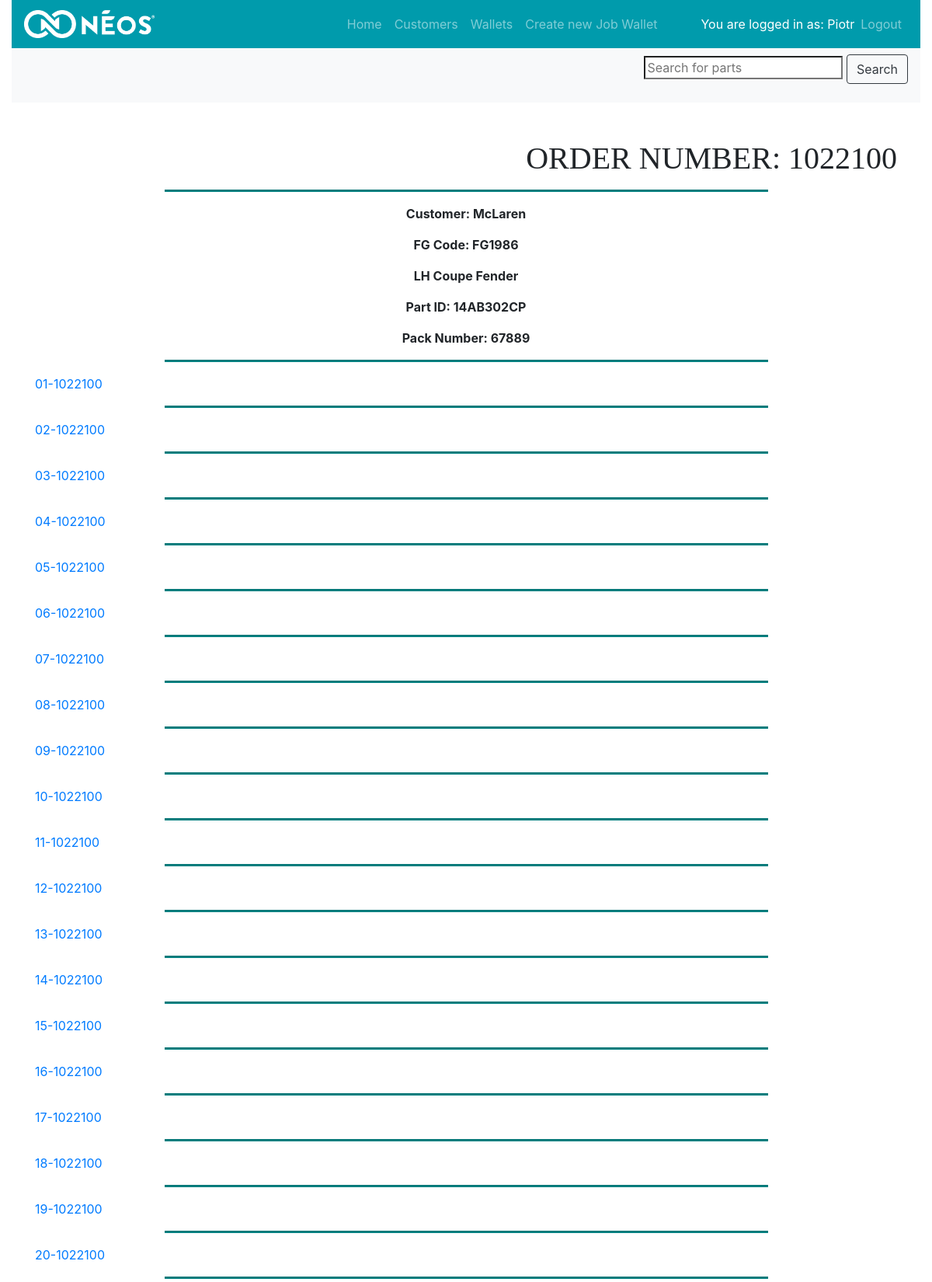
/records/wallet/1 (signed in, upper part), run on the app's committed database.
### records/models.py (models this page shows, shortened)
class Wallet(models.Model):
    order_number = models.CharField(max_length=7)
    order_quantity = models.IntegerField(verbose_name='quantity', default=0)
    customer_name = models.ForeignKey(Customer, related_name='wallets', on_delete=models.CASCADE, null=True)
    part_FG = models.ForeignKey(Part, related_name='part_fgs', on_delete=models.CASCADE, null=True)
    part_id = models.CharField(max_length=120, default='')
    pack_number = models.CharField(max_length=10)
    traceability_required = models.BooleanField(default=True)

class Customer(models.Model):
    CUSTOMERS = (
        ('McLaren', 'McLaren'),
        ('Ferrari', 'Ferrari'),
        ('Morgan', 'Morgan'),
        ('Maserati', 'Maserati'),
    )
    customer = models.CharField(max_length=120, choices=CUSTOMERS, default='Customer')
    def __str__(self):
        return self.customer

class Part(models.Model):
    customer = models.ForeignKey(Customer, on_delete=models.CASCADE, null=True)
    FGcode = models.CharField(max_length=10)
    class Meta:
        ordering = ['FGcode']
    def description(self):
        description_text = [fg[0] for fg in PART_DESCRIPTION if fg[1] == str(self.FGcode)]
        return description_text[0]
    def __str__(self):
        return self.FGcode

class PartInstance(models.Model):
    job_wallet = models.ForeignKey('Wallet', related_name='wallet_parts', on_delete=models.CASCADE, null=True)
    part_origin = models.ForeignKey(Part, related_name='parts', on_delete=models.CASCADE, null=True)
    serial_number = models.CharField(max_length=11)
    class Meta:
        ordering = ['serial_number']
    def get_absolute_url(self):
        return reverse('partinstance-detail', args=[str(self.id)])

### records/views.py (the view)
# urls.py: path('wallet/<int:pk>', views.WalletDetailView.as_view(), name='wallet-detail'),
@method_decorator(decorators, name='dispatch')
class WalletDetailView(LoginRequiredMixin, generic.DetailView):
    model = Wallet

### records/templates/records/wallet_detail.html (shortened to what this page needs)
{% extends "base_generic.html" %}
{% block content %}
<div class="container">
  <h1 style="text-align:right; font-family:Arial-Black" >ORDER NUMBER:  {{ wallet.order_number }} </h1>
  <hr>
<p><strong>Customer: {{ wallet.customer_name}}</strong></p>
<p><strong>FG Code: {{ wallet.part_FG}}</strong></p>
<p><strong>{{ wallet.part_FG.description}}</strong></p>
<p><strong>Part ID: {{ wallet.part_id}}</strong></p>
<p><strong>Pack Number: {{ wallet.pack_number}}</strong></p>
{% if wallet.wallet_parts.all %}
{% for part in wallet.wallet_parts.all %}
 <hr>
    <p class="p-serials"><a href="{{ part.get_absolute_url }}">{{ part.serial_number }}</a></p>
{% endfor %}
{% endif %}
{% endblock %}

### records/templates/base_generic.html (shortened to what this page needs)
<!DOCTYPE html>
<html lang="en">
<head>
  <link rel="stylesheet" href="https://cdn.jsdelivr.net/npm/bootstrap@4.5.3/dist/css/bootstrap.min.css">
  {% load static %}
  <link rel="stylesheet" href="{% static 'css/styles.css' %}" type="text/css">
</head>
<body>
  <div class="container-fluid">
          {% block navbar %}
        <nav class="navbar navbar-expand navbar-dark" style="background-color: #009bac">
          <a class="navbar-brand" href="">
              <img src="{% static 'images/NEOS-WHITE-1.png' %}" alt="..." height="36">
          </a>
        <ul class="navbar-nav ml-auto">
            {% if request.user.is_authenticated %}
          <li class="nav-item"><a class="nav-link" href="{% url 'index' %}">Home</a></li>
          <li class="nav-item"><a class="nav-link" href="{% url 'customers' %}">Customers</a></li>
          <li class="nav-item"><a class="nav-link" href="{% url 'wallets' %}">Wallets</a></li>
          <li class="nav-item"><a class="nav-link" href="{% url 'create_wallet' %}">Create new Job Wallet</a></li>
            <li class="nav-text mt-2 ml-5">You are logged in as: {{request.user.username }}</li>
            <li class="nav-item"><a class="nav-link" href="{% url 'logout' %}">Logout</a></li>
            {% endif %}
        </ul>
        </nav>
    <nav class="navbar navbar-expand navbar-light bg-light">
        <ul class="searchbar-nav ml-auto">
            {% if request.user.is_authenticated %}
          <form class="search-form" method="post" action="{% url 'search' %}">
          <input type="search" placeholder="Search for parts" name="searched">
          <button class="btn btn-outline-dark" type="submit">Search</button>
          </form>
            {% endif %}
        </ul>
        </nav>
    </div>
     {% endblock %}
    <div class="cointaier mt-5" styles="text-align: center">
      {% block content %}
        {% endblock %}
    </div>
</body>
</html>

### records/static/css/styles.css (style rules this page uses)
.nav-text { color: white; }
hr { height: 2px; width: 70%; background: teal; margin: 20px 100; }
form { text-align: center; }
p { color: dark-grey; text-align: center; }
.p-serials { text-align: left }

### data on the page
Wallet: order_number "1022100", customer_name "McLaren", part_FG "FG1986", part_FG.description "LH Coupe Fender", part_id "14AB302CP", pack_number "67889"
PartInstance: serial_number "01-1022100"
PartInstance: serial_number "02-1022100"
PartInstance: serial_number "03-1022100"
PartInstance: serial_number "04-1022100"
PartInstance: serial_number "05-1022100"
PartInstance: serial_number "06-1022100"
PartInstance: serial_number "07-1022100"
PartInstance: serial_number "08-1022100"
PartInstance: serial_number "09-1022100"
PartInstance: serial_number "10-1022100"
PartInstance: serial_number "11-1022100"
PartInstance: serial_number "12-1022100"
PartInstance: serial_number "13-1022100"
PartInstance: serial_number "14-1022100"
PartInstance: serial_number "15-1022100"
PartInstance: serial_number "16-1022100"
PartInstance: serial_number "17-1022100"
PartInstance: serial_number "18-1022100"
PartInstance: serial_number "19-1022100"
PartInstance: serial_number "20-1022100"

### other printed values
{{ request.user.username }} "Piotr"
